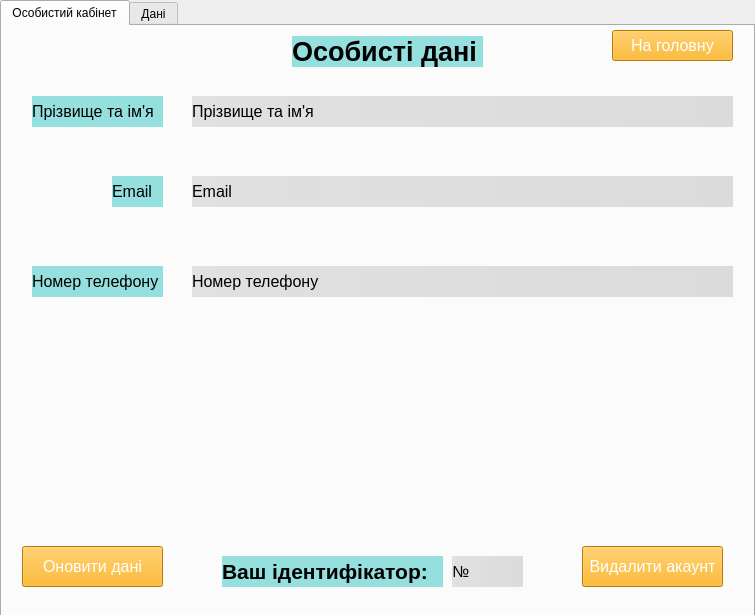
<?xml version="1.0" encoding="UTF-8"?>
<ui version="4.0">
 <class>MainWindow</class>
 <widget class="QMainWindow" name="MainWindow">
  <property name="geometry">
   <rect>
    <x>0</x>
    <y>0</y>
    <width>755</width>
    <height>615</height>
   </rect>
  </property>
  <property name="windowTitle">
   <string>Особистий кабінет</string>
  </property>
  <widget class="QWidget" name="centralwidget">
   <widget class="QTabWidget" name="tabWidget">
    <property name="geometry">
     <rect>
      <x>0</x>
      <y>0</y>
      <width>755</width>
      <height>620</height>
     </rect>
    </property>
    <property name="currentIndex">
     <number>0</number>
    </property>
    <widget class="QWidget" name="tabWidgetPage1">
     <attribute name="title">
      <string>Особистий кабінет</string>
     </attribute>
     <widget class="QLabel" name="image1">
      <property name="geometry">
       <rect>
        <x>0</x>
        <y>-30</y>
        <width>755</width>
        <height>620</height>
       </rect>
      </property>
      <property name="text">
       <string/>
      </property>
      <property name="pixmap">
       <pixmap>4a7eaeae52140c9205af389cc1e2c7b7-Enhanced-transformed (4).jpeg</pixmap>
      </property>
     </widget>
     <widget class="QPushButton" name="btn_upd_name_and_surname">
      <property name="geometry">
       <rect>
        <x>20</x>
        <y>520</y>
        <width>141</width>
        <height>41</height>
       </rect>
      </property>
      <property name="font">
       <font>
        <pointsize>12</pointsize>
       </font>
      </property>
      <property name="styleSheet">
       <string notr="true">background-color: rgb(255, 170, 0);
color: rgb(255, 255, 255);</string>
      </property>
      <property name="text">
       <string>Оновити дані</string>
      </property>
     </widget>
     <widget class="QPushButton" name="btn_delete_acc">
      <property name="geometry">
       <rect>
        <x>580</x>
        <y>520</y>
        <width>141</width>
        <height>41</height>
       </rect>
      </property>
      <property name="font">
       <font>
        <pointsize>12</pointsize>
       </font>
      </property>
      <property name="styleSheet">
       <string notr="true">background-color: rgb(255, 170, 0);
color: rgb(255, 255, 255);</string>
      </property>
      <property name="text">
       <string>Видалити акаунт</string>
      </property>
     </widget>
     <widget class="QLabel" name="main_label">
      <property name="geometry">
       <rect>
        <x>290</x>
        <y>10</y>
        <width>191</width>
        <height>31</height>
       </rect>
      </property>
      <property name="font">
       <font>
        <pointsize>20</pointsize>
        <bold>true</bold>
       </font>
      </property>
      <property name="styleSheet">
       <string notr="true">background-color: rgb(149, 223, 223);</string>
      </property>
      <property name="text">
       <string>Особисті дані</string>
      </property>
     </widget>
     <widget class="QLabel" name="label_num_ph">
      <property name="geometry">
       <rect>
        <x>30</x>
        <y>240</y>
        <width>131</width>
        <height>31</height>
       </rect>
      </property>
      <property name="font">
       <font>
        <pointsize>12</pointsize>
        <bold>false</bold>
       </font>
      </property>
      <property name="toolTip">
       <string>&lt;html&gt;&lt;head/&gt;&lt;body&gt;&lt;p align=&quot;center&quot;&gt;&lt;br/&gt;&lt;/p&gt;&lt;/body&gt;&lt;/html&gt;</string>
      </property>
      <property name="styleSheet">
       <string notr="true">background-color: rgb(149, 223, 223);</string>
      </property>
      <property name="text">
       <string>Номер телефону</string>
      </property>
      <property name="margin">
       <number>3</number>
      </property>
     </widget>
     <widget class="QLabel" name="label_email">
      <property name="geometry">
       <rect>
        <x>110</x>
        <y>150</y>
        <width>51</width>
        <height>31</height>
       </rect>
      </property>
      <property name="font">
       <font>
        <pointsize>12</pointsize>
        <bold>false</bold>
       </font>
      </property>
      <property name="toolTip">
       <string>&lt;html&gt;&lt;head/&gt;&lt;body&gt;&lt;p align=&quot;center&quot;&gt;&lt;br/&gt;&lt;/p&gt;&lt;/body&gt;&lt;/html&gt;</string>
      </property>
      <property name="styleSheet">
       <string notr="true">background-color: rgb(149, 223, 223);</string>
      </property>
      <property name="text">
       <string>Email</string>
      </property>
      <property name="margin">
       <number>3</number>
      </property>
     </widget>
     <widget class="QLabel" name="label_full_name">
      <property name="geometry">
       <rect>
        <x>30</x>
        <y>70</y>
        <width>131</width>
        <height>31</height>
       </rect>
      </property>
      <property name="font">
       <font>
        <pointsize>12</pointsize>
        <bold>false</bold>
       </font>
      </property>
      <property name="toolTip">
       <string>&lt;html&gt;&lt;head/&gt;&lt;body&gt;&lt;p align=&quot;center&quot;&gt;&lt;br/&gt;&lt;/p&gt;&lt;/body&gt;&lt;/html&gt;</string>
      </property>
      <property name="styleSheet">
       <string notr="true">background-color: rgb(149, 223, 223);</string>
      </property>
      <property name="text">
       <string>Прізвище та ім'я</string>
      </property>
      <property name="margin">
       <number>3</number>
      </property>
     </widget>
     <widget class="QLabel" name="label_email_2">
      <property name="geometry">
       <rect>
        <x>190</x>
        <y>150</y>
        <width>541</width>
        <height>31</height>
       </rect>
      </property>
      <property name="font">
       <font>
        <pointsize>12</pointsize>
        <bold>false</bold>
       </font>
      </property>
      <property name="toolTip">
       <string>&lt;html&gt;&lt;head/&gt;&lt;body&gt;&lt;p align=&quot;center&quot;&gt;&lt;br/&gt;&lt;/p&gt;&lt;/body&gt;&lt;/html&gt;</string>
      </property>
      <property name="styleSheet">
       <string notr="true">background-color: qlineargradient(spread:pad, x1:0, y1:0, x2:1, y2:0, stop:0 rgba(221, 221, 221, 226), stop:1 rgba(214, 214, 214, 224));</string>
      </property>
      <property name="text">
       <string>Email</string>
      </property>
      <property name="margin">
       <number>3</number>
      </property>
     </widget>
     <widget class="QLabel" name="label_full_name_2">
      <property name="geometry">
       <rect>
        <x>190</x>
        <y>70</y>
        <width>541</width>
        <height>31</height>
       </rect>
      </property>
      <property name="font">
       <font>
        <pointsize>12</pointsize>
        <bold>false</bold>
       </font>
      </property>
      <property name="toolTip">
       <string>&lt;html&gt;&lt;head/&gt;&lt;body&gt;&lt;p align=&quot;center&quot;&gt;&lt;br/&gt;&lt;/p&gt;&lt;/body&gt;&lt;/html&gt;</string>
      </property>
      <property name="styleSheet">
       <string notr="true">background-color: qlineargradient(spread:pad, x1:0, y1:0, x2:1, y2:0, stop:0 rgba(221, 221, 221, 226), stop:1 rgba(214, 214, 214, 224));</string>
      </property>
      <property name="text">
       <string>Прізвище та ім'я</string>
      </property>
      <property name="margin">
       <number>3</number>
      </property>
     </widget>
     <widget class="QLabel" name="label_num_ph_2">
      <property name="geometry">
       <rect>
        <x>190</x>
        <y>240</y>
        <width>541</width>
        <height>31</height>
       </rect>
      </property>
      <property name="font">
       <font>
        <pointsize>12</pointsize>
        <bold>false</bold>
       </font>
      </property>
      <property name="toolTip">
       <string>&lt;html&gt;&lt;head/&gt;&lt;body&gt;&lt;p align=&quot;center&quot;&gt;&lt;br/&gt;&lt;/p&gt;&lt;/body&gt;&lt;/html&gt;</string>
      </property>
      <property name="styleSheet">
       <string notr="true">background-color: qlineargradient(spread:pad, x1:0, y1:0, x2:1, y2:0, stop:0 rgba(221, 221, 221, 226), stop:1 rgba(214, 214, 214, 224));</string>
      </property>
      <property name="text">
       <string>Номер телефону</string>
      </property>
      <property name="margin">
       <number>3</number>
      </property>
     </widget>
     <widget class="QLabel" name="label_id">
      <property name="geometry">
       <rect>
        <x>220</x>
        <y>530</y>
        <width>221</width>
        <height>31</height>
       </rect>
      </property>
      <property name="font">
       <font>
        <pointsize>16</pointsize>
        <bold>true</bold>
       </font>
      </property>
      <property name="styleSheet">
       <string notr="true">background-color: rgb(149, 223, 223);</string>
      </property>
      <property name="text">
       <string>Ваш ідентифікатор:</string>
      </property>
     </widget>
     <widget class="QLabel" name="label_admin_id">
      <property name="geometry">
       <rect>
        <x>450</x>
        <y>530</y>
        <width>71</width>
        <height>31</height>
       </rect>
      </property>
      <property name="font">
       <font>
        <pointsize>12</pointsize>
        <bold>false</bold>
       </font>
      </property>
      <property name="toolTip">
       <string>&lt;html&gt;&lt;head/&gt;&lt;body&gt;&lt;p align=&quot;center&quot;&gt;&lt;br/&gt;&lt;/p&gt;&lt;/body&gt;&lt;/html&gt;</string>
      </property>
      <property name="styleSheet">
       <string notr="true">background-color: qlineargradient(spread:pad, x1:0, y1:0, x2:1, y2:0, stop:0 rgba(221, 221, 221, 226), stop:1 rgba(214, 214, 214, 224));</string>
      </property>
      <property name="text">
       <string>№</string>
      </property>
      <property name="margin">
       <number>3</number>
      </property>
     </widget>
     <widget class="QPushButton" name="btn_home_2">
      <property name="geometry">
       <rect>
        <x>610</x>
        <y>4</y>
        <width>121</width>
        <height>31</height>
       </rect>
      </property>
      <property name="font">
       <font>
        <pointsize>12</pointsize>
       </font>
      </property>
      <property name="styleSheet">
       <string notr="true">background-color: rgb(255, 170, 0);
color: rgb(255, 255, 255);</string>
      </property>
      <property name="text">
       <string>На головну</string>
      </property>
     </widget>
    </widget>
    <widget class="QWidget" name="tabWidgetPage2">
     <attribute name="title">
      <string>Дані</string>
     </attribute>
     <widget class="QLabel" name="label_3">
      <property name="geometry">
       <rect>
        <x>0</x>
        <y>-30</y>
        <width>755</width>
        <height>620</height>
       </rect>
      </property>
      <property name="text">
       <string/>
      </property>
      <property name="pixmap">
       <pixmap>4a7eaeae52140c9205af389cc1e2c7b7-Enhanced-transformed (4).jpeg</pixmap>
      </property>
     </widget>
     <widget class="QLabel" name="main_label_2">
      <property name="geometry">
       <rect>
        <x>270</x>
        <y>10</y>
        <width>211</width>
        <height>31</height>
       </rect>
      </property>
      <property name="font">
       <font>
        <pointsize>20</pointsize>
        <bold>true</bold>
       </font>
      </property>
      <property name="styleSheet">
       <string notr="true">background-color: rgb(149, 223, 223);</string>
      </property>
      <property name="text">
       <string>Таблиці даних</string>
      </property>
     </widget>
     <widget class="QPushButton" name="btn_show_admin_tbl">
      <property name="geometry">
       <rect>
        <x>250</x>
        <y>530</y>
        <width>121</width>
        <height>41</height>
       </rect>
      </property>
      <property name="font">
       <font>
        <pointsize>12</pointsize>
       </font>
      </property>
      <property name="styleSheet">
       <string notr="true">background-color: rgb(255, 170, 0);
color: rgb(255, 255, 255);</string>
      </property>
      <property name="text">
       <string>Адміністратори</string>
      </property>
     </widget>
     <widget class="QPushButton" name="btn_show_benefits_tbl">
      <property name="geometry">
       <rect>
        <x>110</x>
        <y>530</y>
        <width>61</width>
        <height>41</height>
       </rect>
      </property>
      <property name="font">
       <font>
        <pointsize>12</pointsize>
       </font>
      </property>
      <property name="styleSheet">
       <string notr="true">background-color: rgb(255, 170, 0);
color: rgb(255, 255, 255);</string>
      </property>
      <property name="text">
       <string>Квоти</string>
      </property>
     </widget>
     <widget class="QPushButton" name="btn_show_exams_tbl">
      <property name="geometry">
       <rect>
        <x>180</x>
        <y>530</y>
        <width>61</width>
        <height>41</height>
       </rect>
      </property>
      <property name="font">
       <font>
        <pointsize>12</pointsize>
       </font>
      </property>
      <property name="styleSheet">
       <string notr="true">background-color: rgb(255, 170, 0);
color: rgb(255, 255, 255);</string>
      </property>
      <property name="text">
       <string>Іспити</string>
      </property>
     </widget>
     <widget class="QPushButton" name="btn_show_exams_results_tbl">
      <property name="geometry">
       <rect>
        <x>10</x>
        <y>530</y>
        <width>91</width>
        <height>41</height>
       </rect>
      </property>
      <property name="font">
       <font>
        <pointsize>12</pointsize>
       </font>
      </property>
      <property name="styleSheet">
       <string notr="true">background-color: rgb(255, 170, 0);
color: rgb(255, 255, 255);</string>
      </property>
      <property name="text">
       <string>Результати</string>
      </property>
     </widget>
     <widget class="QPushButton" name="btn_show_faculty_tbl">
      <property name="geometry">
       <rect>
        <x>380</x>
        <y>530</y>
        <width>91</width>
        <height>41</height>
       </rect>
      </property>
      <property name="font">
       <font>
        <pointsize>12</pointsize>
       </font>
      </property>
      <property name="styleSheet">
       <string notr="true">background-color: rgb(255, 170, 0);
color: rgb(255, 255, 255);</string>
      </property>
      <property name="text">
       <string>Факультети</string>
      </property>
     </widget>
     <widget class="QPushButton" name="btn_show_graduants_tbl">
      <property name="geometry">
       <rect>
        <x>480</x>
        <y>530</y>
        <width>101</width>
        <height>41</height>
       </rect>
      </property>
      <property name="font">
       <font>
        <pointsize>12</pointsize>
       </font>
      </property>
      <property name="styleSheet">
       <string notr="true">background-color: rgb(255, 170, 0);
color: rgb(255, 255, 255);</string>
      </property>
      <property name="text">
       <string>Абітурієнти</string>
      </property>
     </widget>
     <widget class="QPushButton" name="btn_show_scores_tbl">
      <property name="geometry">
       <rect>
        <x>590</x>
        <y>530</y>
        <width>61</width>
        <height>41</height>
       </rect>
      </property>
      <property name="font">
       <font>
        <pointsize>12</pointsize>
       </font>
      </property>
      <property name="styleSheet">
       <string notr="true">background-color: rgb(255, 170, 0);
color: rgb(255, 255, 255);</string>
      </property>
      <property name="text">
       <string>Оцінки</string>
      </property>
     </widget>
     <widget class="QPushButton" name="btn_show_teacher_tbl">
      <property name="geometry">
       <rect>
        <x>660</x>
        <y>530</y>
        <width>71</width>
        <height>41</height>
       </rect>
      </property>
      <property name="font">
       <font>
        <pointsize>12</pointsize>
       </font>
      </property>
      <property name="styleSheet">
       <string notr="true">background-color: rgb(255, 170, 0);
color: rgb(255, 255, 255);</string>
      </property>
      <property name="text">
       <string>Вчителі</string>
      </property>
     </widget>
     <widget class="QTableView" name="tableView">
      <property name="geometry">
       <rect>
        <x>15</x>
        <y>51</y>
        <width>721</width>
        <height>361</height>
       </rect>
      </property>
     </widget>
     <widget class="QPushButton" name="btn_add_some_ac">
      <property name="geometry">
       <rect>
        <x>10</x>
        <y>440</y>
        <width>101</width>
        <height>51</height>
       </rect>
      </property>
      <property name="font">
       <font>
        <pointsize>12</pointsize>
       </font>
      </property>
      <property name="styleSheet">
       <string notr="true">background-color: rgb(255, 170, 0);
color: rgb(255, 255, 255);</string>
      </property>
      <property name="text">
       <string>Додати</string>
      </property>
     </widget>
     <widget class="QPushButton" name="btn_delete_ac_2">
      <property name="geometry">
       <rect>
        <x>590</x>
        <y>440</y>
        <width>141</width>
        <height>51</height>
       </rect>
      </property>
      <property name="font">
       <font>
        <pointsize>12</pointsize>
       </font>
      </property>
      <property name="styleSheet">
       <string notr="true">background-color: rgb(255, 170, 0);
color: rgb(255, 255, 255);</string>
      </property>
      <property name="text">
       <string>Видалити акаунт</string>
      </property>
     </widget>
     <widget class="QLineEdit" name="input_admin">
      <property name="geometry">
       <rect>
        <x>530</x>
        <y>450</y>
        <width>51</width>
        <height>31</height>
       </rect>
      </property>
     </widget>
     <widget class="QLabel" name="label_help_admin">
      <property name="geometry">
       <rect>
        <x>280</x>
        <y>450</y>
        <width>241</width>
        <height>31</height>
       </rect>
      </property>
      <property name="font">
       <font>
        <pointsize>17</pointsize>
        <bold>true</bold>
       </font>
      </property>
      <property name="styleSheet">
       <string notr="true">background-color: rgb(149, 223, 223);</string>
      </property>
      <property name="text">
       <string>&lt;html&gt;&lt;head/&gt;&lt;body&gt;&lt;p align=&quot;center&quot;&gt;&lt;span style=&quot; font-size:18pt;&quot;&gt;&lt;br/&gt;&lt;/span&gt;&lt;/p&gt;&lt;/body&gt;&lt;/html&gt;</string>
      </property>
     </widget>
     <widget class="QPushButton" name="btn_upd_some_ac">
      <property name="geometry">
       <rect>
        <x>140</x>
        <y>440</y>
        <width>111</width>
        <height>51</height>
       </rect>
      </property>
      <property name="font">
       <font>
        <pointsize>12</pointsize>
       </font>
      </property>
      <property name="styleSheet">
       <string notr="true">background-color: rgb(255, 170, 0);
color: rgb(255, 255, 255);</string>
      </property>
      <property name="text">
       <string>Оновити дані</string>
      </property>
     </widget>
    </widget>
   </widget>
   <widget class="QLabel" name="main_image">
    <property name="geometry">
     <rect>
      <x>0</x>
      <y>-6</y>
      <width>755</width>
      <height>620</height>
     </rect>
    </property>
    <property name="text">
     <string/>
    </property>
    <property name="pixmap">
     <pixmap>4a7eaeae52140c9205af389cc1e2c7b7-Enhanced-transformed (4).jpeg</pixmap>
    </property>
   </widget>
   <zorder>main_image</zorder>
   <zorder>tabWidget</zorder>
  </widget>
 </widget>
 <resources/>
 <connections/>
</ui>
